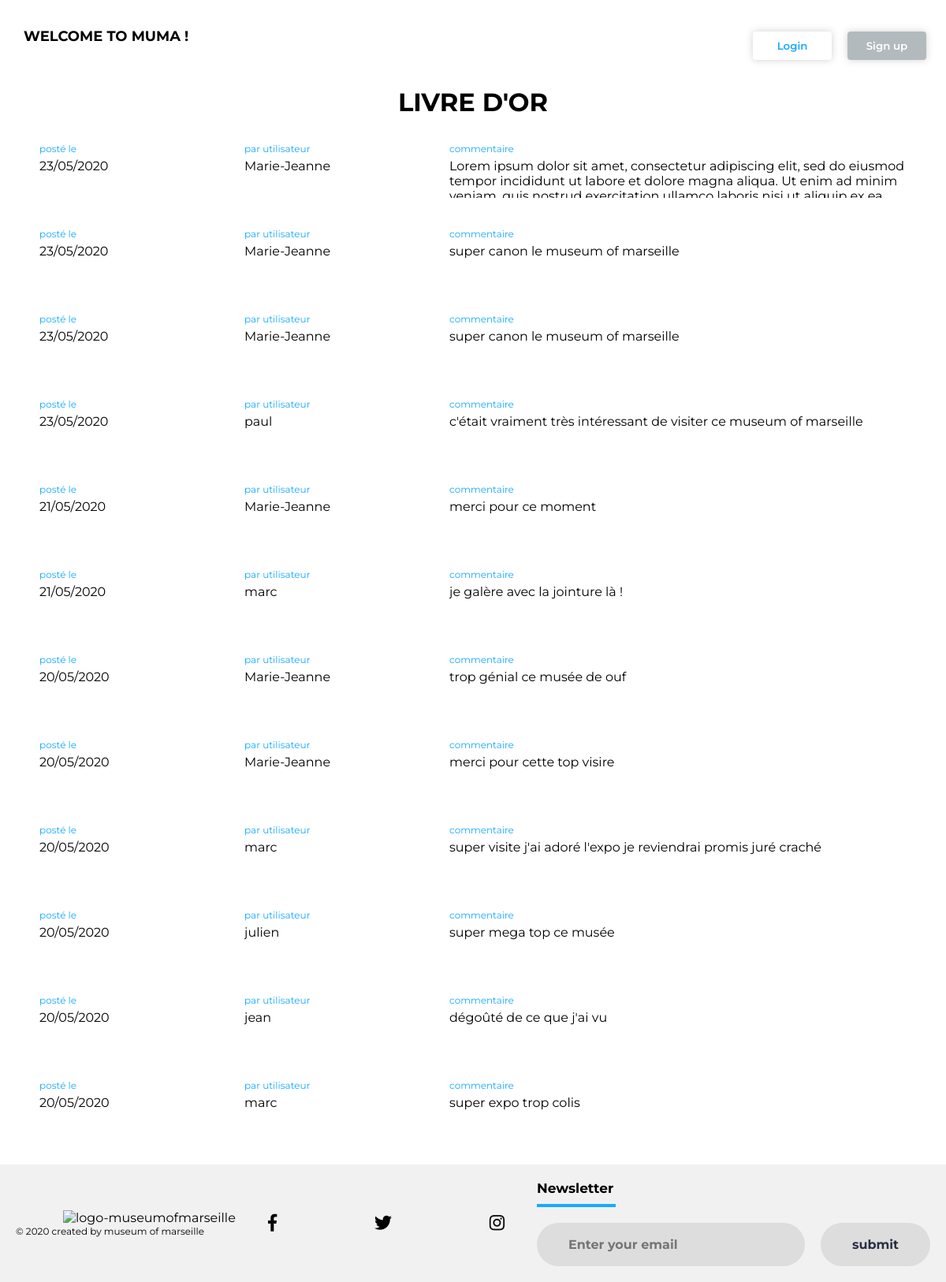
Screenshot of /livre-or.php with the database file from the repository.
### tables this page shows
CREATE TABLE `utilisateurs` (
  `id` int(11) NOT NULL,
  `login` varchar(255) NOT NULL,
  `password` varchar(255) NOT NULL
);

### livre-or.php (the view, shortened to what this page needs)
<?php session_start();
$connect = mysqli_connect("localhost", "root", "", 'livreor');
$requete = "SELECT DATE_FORMAT (date, '%d/%m/%Y') FROM commentaires ORDER by date DESC";
$query = mysqli_query($connect , $requete);
$dates = mysqli_fetch_all($query);
$requete1 = "SELECT commentaire FROM commentaires ORDER by date DESC";
$query1 = mysqli_query($connect , $requete1);
$comment = mysqli_fetch_all($query1);
$requete2 = "SELECT login FROM utilisateurs INNER JOIN commentaires ON utilisateurs.id = commentaires.id_utilisateur ORDER by date DESC";
$query2 = mysqli_query($connect , $requete2);
$login = mysqli_fetch_all($query2);
?>
<!DOCTYPE html>
<html>
<head>
    <link rel="stylesheet" href="https://use.fontawesome.com/releases/v5.3.1/css/all.css">
    <link rel="stylesheet" type="text/css" href="css/style.css">
</head>
<head>
    <?php include("includes/header.php"); ?>
</head>
<body>
    <main>
      <div id="title-comment">
        <h1>LIVRE D'OR</h1>
      </div>
      <div id="container-livreor">
        <div class="box-com">
          <?php
           foreach($dates as $key => $value){
              echo '<p class="info-comment">posté le</p>';
              foreach ($value as $key2=>$value2){
                  echo '<p class="text-com">'.$value2. '</p><br/><br/>';
              }
            }
          ?>
          </div>
          <div class="box-com">
            <?php
              foreach($login as $key => $value){
                echo '<p class="info-comment"> par utilisateur</p>';
                foreach ($value as $key2=>$value3){
                   echo '<p class="text-com">'.$value3. '</p><br/><br/>';
                }
              }
            ?>
        </div>
        <div id="box-com">
            <?php
              foreach($comment as $key => $value){
                echo '<p class="info-comment">commentaire</p>';
                foreach ($value as $key2=>$value3){
                   echo '<p class="text-com"</p>'.$value3. '</p><br/><br/>';
                }
              }
            ?>
        </div>
      </div>
    </main>
    <footer>
      <?php include("includes/footer.php");?>
    </footer>
</body>
</html>

### includes/header.php (shortened to what this page needs)
<header>
    <nav id="nav-principal">
      <a href="index.php"><h5 id="toptitle">WELCOME TO MUMA !</h5></a>
      <?php
        if (isset($_SESSION["login"])){
          echo '<nav>
                  <div class="nav-wrapper">
                    <input id="menu-checkbox" type="checkbox" class="menu-checkbox"/>
                    <label for="menu-checkbox" class="menu-toggle">&equiv; MENU</label>
                    <ul class="menu">
                      <li><a href="livre-or.php">LIVRE D\'OR</a></li>
                      <li><a href="commentaire.php">COMMENTAIRE</a></li>
                      <li><a href="profil.php">PROFIL</a></li>
                      <li><a href="index.php?deco">DECONNEXION</a></li>
                    </ul>
                  </div>
                </nav>';
        }
       else{
         echo '<div id="connect-but"><a href="connexion.php"><button class="log">Login</button></a>
               <a href="inscription.php"><button class="reg">Sign up</button></a></div>';
       }
     ?>
   </nav>
</header>

### includes/footer.php
<footer>
    <div id="footer-container">
      <div id="left-col">
        <img src="https://i.ibb.co/YckfrNx/logo-museumofmarseille-nb.png" alt="logo-museumofmarseille" class="logo">
        <p id="rights-text">© 2020 created by museum of marseille</p>
      </div>
      <div id="social-media1">
        <a href="https://facebook.com" target="_blank"><i class="fab fa-facebook-f"></i></a>
        <a href="https://twitter.com" target="_blank"><i class="fab fa-twitter"></i></a>
        <a href="https://www.instagram.com" target="_blank"><i class="fab fa-instagram"></i></a>
      </div>
      <div id="right-col">
        <h6 id="news">Newsletter</h6>
        <div id="border"></div>
        <form action="" id="newsletter-form" method="post">
          <input type="email" nom="email" class="txtb" placeholder="Enter your email">
          <input type="submit" class="btn" value="submit">
        </form>
      </div>
    </div>
</footer>

### css/style.css (style rules this page uses)
* { margin: 0; padding: 0; font-family: 'Montserrat', sans-serif; }
body { max-width: 1600px; }
header { height: 80px; padding-top: 10px; }
#nav-principal { display: flex; justify-content: space-between; width: 100%; }
#toptitle { display: flex; padding-top: 25px; font-size: 18px; margin-left: 30px; }
#connect-but { display: flex; justify-content: space-evenly; margin-top: 30px; margin-right: 15px; }
.reg { color: white; background-color: rgba(179, 186, 189, 1); cursor: pointer; border: 0; border-radius: 4px; font-weight: 600; margin: 0 10px; width: 100px; padding: 10px 0; box-shadow: 0 0 10px rgba(112, 103, 100, 0.3); transition: 0.4s; }
.log { color: rgb(24, 170, 254); background-color: rgba(255, 255, 255, 1); cursor: pointer; border: 0; border-radius: 4px; font-weight: 600; margin: 0 10px; width: 100px; padding: 10px 0; box-shadow: 0 0 10px rgba(112, 103, 100, 0.3); transition: 0.4s; }
a { text-decoration: none; }
footer { background-color: #f1f1f1; padding-top:90; border-bottom: 0; width: 100%; }
#footer-container { max-width:1300px; margin:auto; padding: 0 20px; display: flex; justify-content: space-between; align-items: center; flex-wrap: wrap-reverse; padding-top: 20px; padding-bottom: 20px; }
.logo { width: 100px; margin-left: 60px; }
#social-media1 { display: flex; justify-content: space-between; font-size:22px; text-decoration: none; cursor: pointer; width : 300px; }
#social-media, a { color: black; }
#rights-text { font-size: 12px; }
#news { font-size: 17px; }
#border { width: 100px; height: 4px; background: rgba(24, 170, 254,1); margin-bottom: 20px; margin-top: 10px; }
#newsletter-form { display: flex; justify-content: center; align-items: center; flex-wrap: wrap; }
.txtb { flex: 1; padding: 18px 40px; font-size: 16px; color: #293043; background: #ddd; border: none; font-weight: 700; outline: none; border-radius: 30px; min-width: 260px; }
.btn { padding: 18px 40px; font-size: 16px; color: #293043; background: #ddd; border: none; font-weight: 700; outline: none; border-radius: 30px; margin-left: 20px; cursor: pointer; transition: opacity .3s linear; }
#title-comment { display: flex; justify-content: center; padding-top: 20px; padding-bottom: 20px; width: 100%; }
#container-livreor { display: flex; justify-content: center; width: 100%; }
.box-com { display: flex; flex-direction: column; width: 20%; padding-left: 20px; padding-top: 1%; }
#box-com { display: flex; flex-direction: column; width: 50%; padding-left: 20px; padding-top: 1%; }
.info-comment { font-size: 12px; padding-right: 10px; padding-bottom: 5px; color : #18AAFE; }
.text-com { overflow: scroll; height: 50px; }

### rows the page displays
utilisateurs: login "Marie-Jeanne"
utilisateurs: login "paul"
utilisateurs: login "marc"
utilisateurs: login "marc"
utilisateurs: login "julien"
utilisateurs: login "jean"
utilisateurs: login "marc"

### other values shown
$value2 "23/05/2020"
$value2 "21/05/2020"
$value2 "20/05/2020"
$value3 "Lorem ipsum dolor sit amet, consectetur adipiscing elit, sed do eiusmod tempor incididunt ut labore et dolore magna aliqua. Ut enim ad minim…"
$value3 "super canon le museum of marseille"
$value3 "c'était vraiment très intéressant de visiter ce museum of marseille"
$value3 "merci pour ce moment"
$value3 "je galère avec la jointure là !"
$value3 "trop génial ce musée de ouf"
$value3 "merci pour cette top visire"
$value3 "super visite j'ai adoré l'expo je reviendrai promis juré craché"
$value3 "super mega top ce musée"
$value3 "dégoûté de ce que j'ai vu"
$value3 "super expo trop colis"
